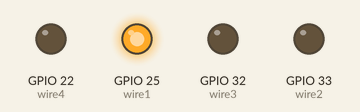
This sketch was run on a simulated ESP32. Parts: output pins drawn as LEDs (lit = HIGH).

Above: at 0.02 s.
At 0.97 s:
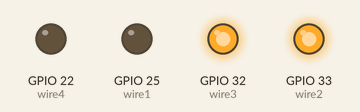
At 2.27 s:
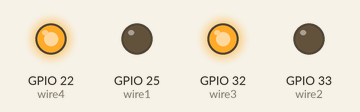
At 4.47 s:
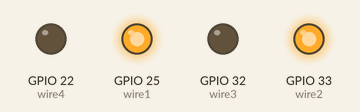
At 6.67 s:
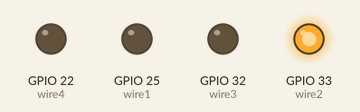
At 8.97 s:
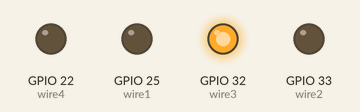
Timing chart, 0 to 9.3 s (numbered marks = the images above):
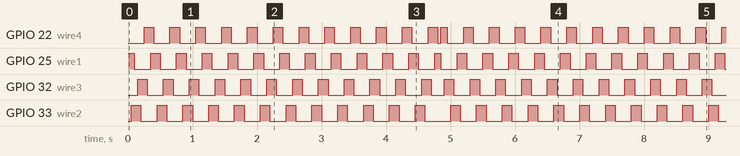

The sketch:

stepper.ino
```cpp
uint8_t wire1 = 25;
uint8_t wire2 = 33;
uint8_t wire3 = 32;
uint8_t wire4 = 22;
const uint16_t _delay = 50; /* delay in between two steps. minimum delay more the rotational
speed */
void sequence(bool a, bool b, bool c, bool d)
/* four step sequence to stepper motor */
{
digitalWrite(wire1, a);
digitalWrite(wire2, b);
digitalWrite(wire3, c);
digitalWrite(wire4, d);
delay(_delay);
}
void setup()
{
pinMode(wire1, OUTPUT); /* set four wires as output */
pinMode(wire2, OUTPUT);
pinMode(wire3, OUTPUT);
pinMode(wire4, OUTPUT);
}
void loop() /* Rotation in one direction */
{
for(int i = 0; i<12; i++)
{
sequence(HIGH, LOW, LOW, LOW);
sequence(HIGH, HIGH, LOW, LOW);
sequence(LOW, HIGH, LOW, LOW);
sequence(LOW, HIGH, HIGH, LOW);
sequence(LOW, LOW, HIGH, LOW);
sequence(LOW, LOW, HIGH, HIGH);
sequence(LOW, LOW, LOW, HIGH);
sequence(HIGH, LOW, LOW, HIGH);
}
sequence(HIGH, LOW, LOW, LOW);
/* Rotation in opposite direction */
for(int j = 0; j<12; j++)
{
sequence(LOW, LOW, LOW, HIGH);
sequence(LOW, LOW, HIGH, HIGH);
sequence(LOW, LOW, HIGH, LOW);
sequence(LOW, HIGH, HIGH, LOW);
sequence(LOW, HIGH, LOW, LOW);
sequence(HIGH, HIGH, LOW, LOW);
sequence(HIGH, LOW, LOW, LOW);
sequence(HIGH, LOW, LOW, HIGH);
}
sequence(LOW, LOW, LOW, HIGH);
}
```

Measured:
- by itself, GPIO 22 (wire4), GPIO 25 (wire1): moves between LOW and HIGH, repeating every 7.0 s
- by itself, GPIO 32 (wire3): moves between LOW and HIGH, repeating every 5.2 s
- by itself, GPIO 33 (wire2): moves between LOW and HIGH, repeating every 5.4 s
